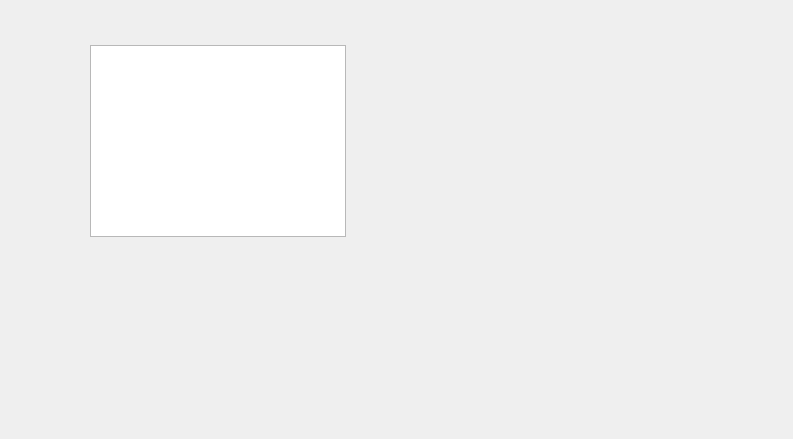
<?xml version="1.0" encoding="UTF-8"?>
<ui version="4.0">
 <class>QFormDoc</class>
 <widget class="QWidget" name="QFormDoc">
  <property name="geometry">
   <rect>
    <x>0</x>
    <y>0</y>
    <width>793</width>
    <height>439</height>
   </rect>
  </property>
  <property name="font">
   <font>
    <pointsize>10</pointsize>
   </font>
  </property>
  <property name="windowTitle">
   <string>new document</string>
  </property>
  <widget class="QPlainTextEdit" name="plainTextEdit">
   <property name="geometry">
    <rect>
     <x>90</x>
     <y>45</y>
     <width>256</width>
     <height>192</height>
    </rect>
   </property>
  </widget>
  <action name="actOpen">
   <property name="icon">
    <iconset resource="../../res.qrc">
     <normaloff>:/res/images/122.bmp</normaloff>:/res/images/122.bmp</iconset>
   </property>
   <property name="text">
    <string>打开</string>
   </property>
   <property name="toolTip">
    <string>打开文件</string>
   </property>
  </action>
  <action name="actCut">
   <property name="icon">
    <iconset resource="../../res.qrc">
     <normaloff>:/res/images/200.bmp</normaloff>:/res/images/200.bmp</iconset>
   </property>
   <property name="text">
    <string>剪切</string>
   </property>
   <property name="toolTip">
    <string>剪切</string>
   </property>
   <property name="shortcut">
    <string>Ctrl+X</string>
   </property>
  </action>
  <action name="actCopy">
   <property name="icon">
    <iconset resource="../../res.qrc">
     <normaloff>:/res/images/120.bmp</normaloff>:/res/images/120.bmp</iconset>
   </property>
   <property name="text">
    <string>复制</string>
   </property>
   <property name="toolTip">
    <string>复制</string>
   </property>
   <property name="shortcut">
    <string>Ctrl+C</string>
   </property>
  </action>
  <action name="actPaste">
   <property name="icon">
    <iconset resource="../../res.qrc">
     <normaloff>:/res/images/204.bmp</normaloff>:/res/images/204.bmp</iconset>
   </property>
   <property name="text">
    <string>粘贴</string>
   </property>
   <property name="toolTip">
    <string>粘贴</string>
   </property>
   <property name="shortcut">
    <string>Ctrl+V</string>
   </property>
  </action>
  <action name="actFont">
   <property name="icon">
    <iconset resource="../../res.qrc">
     <normaloff>:/res/images/506.bmp</normaloff>:/res/images/506.bmp</iconset>
   </property>
   <property name="text">
    <string>字体</string>
   </property>
   <property name="toolTip">
    <string>设置字体</string>
   </property>
  </action>
  <action name="actClose">
   <property name="icon">
    <iconset resource="../../res.qrc">
     <normaloff>:/res/images/exit.bmp</normaloff>:/res/images/exit.bmp</iconset>
   </property>
   <property name="text">
    <string>关闭</string>
   </property>
   <property name="toolTip">
    <string>关闭本窗口</string>
   </property>
  </action>
  <action name="actUndo">
   <property name="icon">
    <iconset resource="../../res.qrc">
     <normaloff>:/res/images/206.bmp</normaloff>:/res/images/206.bmp</iconset>
   </property>
   <property name="text">
    <string>撤销</string>
   </property>
   <property name="toolTip">
    <string>撤销编辑操作</string>
   </property>
   <property name="shortcut">
    <string>Ctrl+Z</string>
   </property>
  </action>
  <action name="actRedo">
   <property name="icon">
    <iconset resource="../../res.qrc">
     <normaloff>:/res/images/208.bmp</normaloff>:/res/images/208.bmp</iconset>
   </property>
   <property name="text">
    <string>重复</string>
   </property>
   <property name="toolTip">
    <string>重复编辑操作</string>
   </property>
  </action>
 </widget>
 <resources>
  <include location="../../res.qrc"/>
 </resources>
 <connections>
  <connection>
   <sender>actClose</sender>
   <signal>triggered()</signal>
   <receiver>QFormDoc</receiver>
   <slot>close()</slot>
   <hints>
    <hint type="sourcelabel">
     <x>-1</x>
     <y>-1</y>
    </hint>
    <hint type="destinationlabel">
     <x>429</x>
     <y>272</y>
    </hint>
   </hints>
  </connection>
  <connection>
   <sender>actCut</sender>
   <signal>triggered()</signal>
   <receiver>plainTextEdit</receiver>
   <slot>cut()</slot>
   <hints>
    <hint type="sourcelabel">
     <x>-1</x>
     <y>-1</y>
    </hint>
    <hint type="destinationlabel">
     <x>395</x>
     <y>220</y>
    </hint>
   </hints>
  </connection>
  <connection>
   <sender>actCopy</sender>
   <signal>triggered()</signal>
   <receiver>plainTextEdit</receiver>
   <slot>copy()</slot>
   <hints>
    <hint type="sourcelabel">
     <x>-1</x>
     <y>-1</y>
    </hint>
    <hint type="destinationlabel">
     <x>395</x>
     <y>220</y>
    </hint>
   </hints>
  </connection>
  <connection>
   <sender>actPaste</sender>
   <signal>triggered()</signal>
   <receiver>plainTextEdit</receiver>
   <slot>paste()</slot>
   <hints>
    <hint type="sourcelabel">
     <x>-1</x>
     <y>-1</y>
    </hint>
    <hint type="destinationlabel">
     <x>395</x>
     <y>220</y>
    </hint>
   </hints>
  </connection>
  <connection>
   <sender>actUndo</sender>
   <signal>triggered()</signal>
   <receiver>plainTextEdit</receiver>
   <slot>undo()</slot>
   <hints>
    <hint type="sourcelabel">
     <x>-1</x>
     <y>-1</y>
    </hint>
    <hint type="destinationlabel">
     <x>395</x>
     <y>220</y>
    </hint>
   </hints>
  </connection>
  <connection>
   <sender>actRedo</sender>
   <signal>triggered()</signal>
   <receiver>plainTextEdit</receiver>
   <slot>redo()</slot>
   <hints>
    <hint type="sourcelabel">
     <x>-1</x>
     <y>-1</y>
    </hint>
    <hint type="destinationlabel">
     <x>395</x>
     <y>220</y>
    </hint>
   </hints>
  </connection>
 </connections>
</ui>
